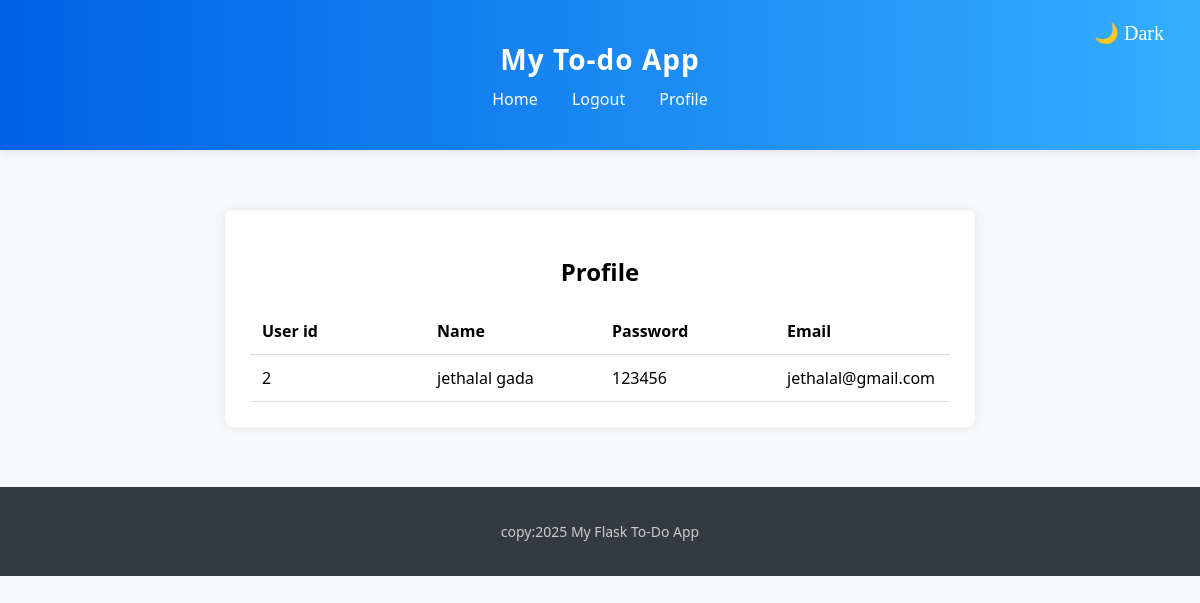
/profile (signed in), run on an earlier commit of the app's database.
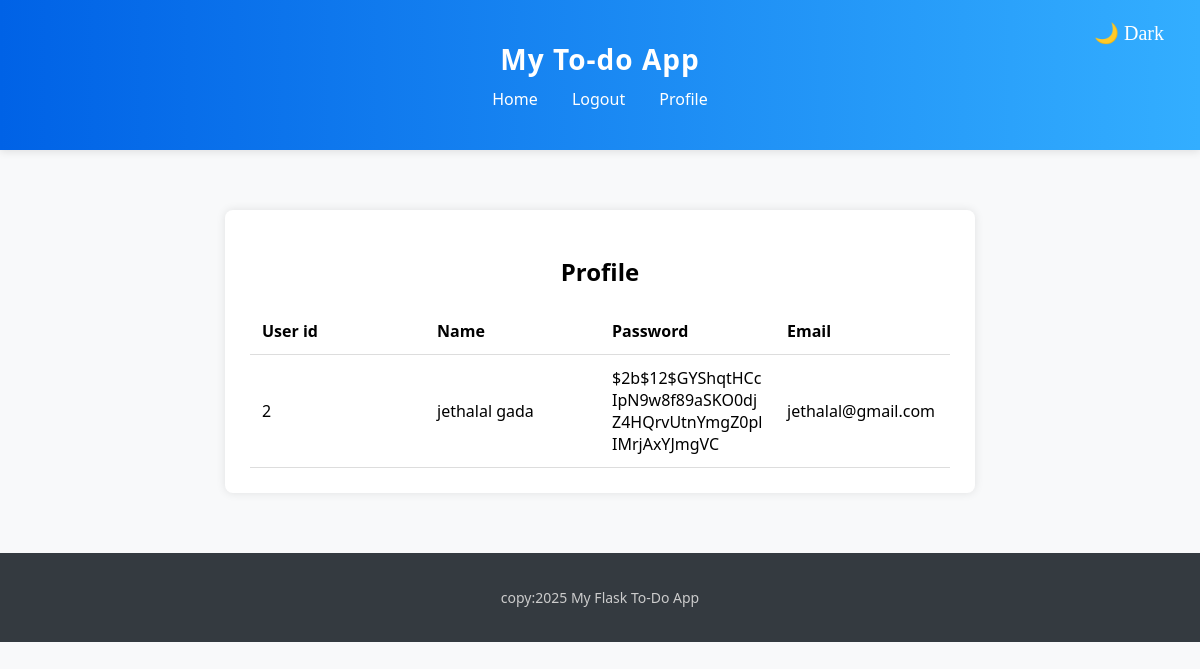
And on a later commit of the database.
### app/models.py (models this page shows)
class Register(db.Model):
    __tablename__='register'
    uid=db.Column(db.Integer,primary_key=True)
    username=db.Column(db.String(100),nullable=False)
    password=db.Column(db.String(100),nullable=False)
    email=db.Column(db.String(200),unique=True)
    role=db.Column(db.String(20),default="user")
    tasks = db.relationship('Task', backref='user', lazy=True)

### app/routes/tasks.py (the view)
@tasks_bp.route('/profile')
def profile():
    if 'user_id' not in session:
        return redirect(url_for('auth.login'))
    else:
        user = Register.query.filter_by(uid=session['user_id']).first()
        return render_template('profile.html',data=user)

### app/templates/profile.html (shortened to what this page needs)
{% extends "base.html" %}
{% block content %}
<div class="task-box" style="word-wrap: break-word;
    word-break: break-word;
    white-space: normal;" >
    <h2 style="text-align: center;">Profile</h2>
    <table class="task-table">
            <thead>
                <tr>
                    <th>User id</th>
                    <th>Name</th>
                    <th>Password</th>
                    <th>Email</th>
                </tr>
            </thead>
            <tbody>
                <tr>
                    <td>{{data.uid}}</td>
                    <td>{{data.username}}</td>
                    <td>{{data.password}}</td>
                    <td>{{data.email}}</td>
                </tr>
            </tbody>
        </table>
</div>
{% endblock %}

What changed in the data, as far as the page shows it:
changed Register "jethalal gada": password "123456" → "$2b$12$GYShqtHCcIpN9w8f89aSKO0djZ4HQrvUtnYmgZ0plIMrjAxYJmgVC"
